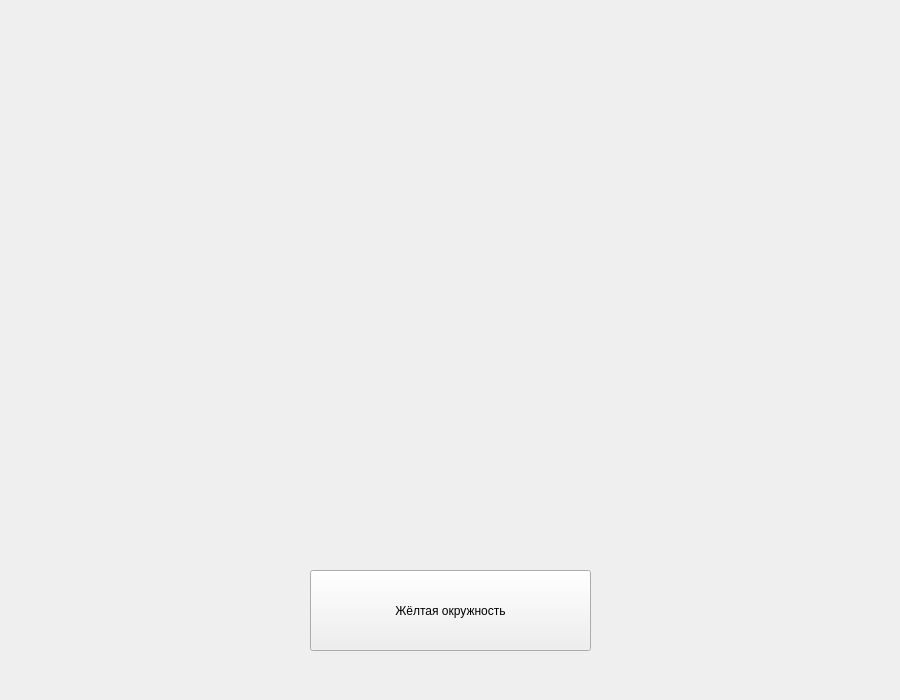
<?xml version="1.0" encoding="UTF-8"?>
<ui version="4.0">
 <class>Form</class>
 <widget class="QWidget" name="Form">
  <property name="geometry">
   <rect>
    <x>0</x>
    <y>0</y>
    <width>900</width>
    <height>700</height>
   </rect>
  </property>
  <property name="windowTitle">
   <string>Git и желтые окружности</string>
  </property>
  <widget class="QPushButton" name="pushButton">
   <property name="geometry">
    <rect>
     <x>310</x>
     <y>570</y>
     <width>281</width>
     <height>81</height>
    </rect>
   </property>
   <property name="text">
    <string>Жёлтая окружность</string>
   </property>
  </widget>
 </widget>
 <resources/>
 <connections/>
</ui>
